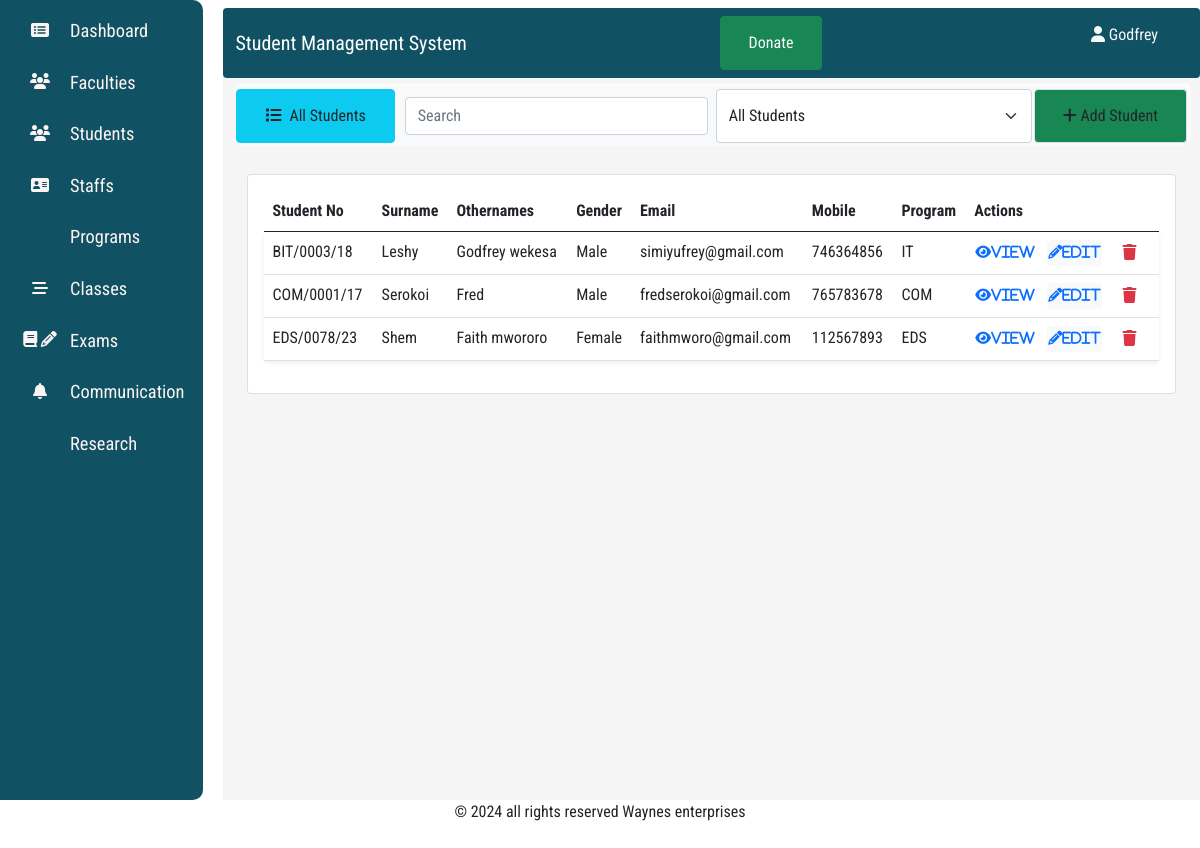
/students/all, run on the app's committed database.
### Students/models.py (models this page shows, shortened)
class Student(models.Model):
    GENDER_CHOICES=[("Male","Male"),("Female","Female")]
    student_no=models.CharField(max_length=12,unique=True)
    student_id=models.AutoField(primary_key=True)
    surname=models.CharField(max_length=30)
    othernames=models.CharField(max_length=50)
    email=models.EmailField(max_length=30)
    date_enrolled=models.DateTimeField(auto_now_add=True)
    gender=models.CharField(max_length=7,choices=GENDER_CHOICES,null=True,blank=True)
    national_id=models.PositiveIntegerField()
    phone_number=models.PositiveIntegerField(unique=True,null=True)
    image=models.FileField(upload_to="uploads",max_length=100)
    year_of_study=models.ForeignKey(to="Year",on_delete=models.SET_NULL,null=True,blank=True)
    prog_code=models.ForeignKey("Program", on_delete=models.RESTRICT)

class Program(models.Model):
    prog_code=models.CharField(max_length=10,unique=True,primary_key=True)
    prog_name=models.CharField(max_length=50)
    faculty=models.ForeignKey(to="staffs.Faculty", on_delete=models.SET_NULL, max_length=30,null=True,blank=True)
    def __str__(self):
        return f"{self.prog_code}"
    class Meta:
        ordering=['prog_name']

### Students/views.py (the view)
# urls.py: path("students/all",views.students,name="view_students"),
def students(request):
    if request.method =="POST":
        prog=request.POST['prog']
        search=request.POST['search']
        if prog =="All":
            students=Student.objects.filter((Q(surname__icontains=search) | Q(othernames__icontains=search) | Q(student_no__contains=search)))
        else:
         students=Student.objects.filter((Q(surname__icontains=search) | Q(othernames__icontains=search) | Q(student_no__contains=search)) , prog_code=prog)
        student_serialized=serializers.serialize('json',students)
        return HttpResponse(student_serialized)
    else:
        students=Student.objects.all()
        programs=Program.objects.all()
        return render(request,"students/students.html",{"students":students,"programs":programs})

### Students/templates/students/students.html (shortened to what this page needs)
{% extends "students/base.html" %}
{% block body%}
{% load static %}
<div class="container-fluid mt-2">
    <div class="bg-light w-100 rounded mb-3 d-flex justify-content-around align-items-center" style="height: 60px; box-shadow:  2px -2px 3px white">
      <div class="btn btn-info"><a href="{% url 'view_students' %}" class="nav-link text-center text-dark"><i class="me-2 fa fa-list"></i>All Students</a>
        </div>
        <div class="search col-8 col-md-flex-column">
          <div class="d-flex">
              <input type="text" id="search" name="search" placeholder="Search" class="form-control m-2">
              <select name="" class="form-select" id="course-query">
                  <option class="form-option" value="All">All Students</option>
              </select>
          </div>
      </div>
        <div class="rounded btn btn-success border width-100"><a href="{% url 'add_student' %}" class="nav-link text-center text-dark">
             <i class="fa fa-add"></i>
            Add Student</a></div>
    </div>
    <div class="row p-2">
        <div class="col-9 col-lg-12 col-md-12">
          <div class="card m-1">
            <div class="card-body d-flex">
                        {% if students %}
                        <table class="table table-responsive">
                        <thead>
                            <th>Student No</th>
                            <th>Surname</th>
                            <th>Othernames</th>
                            <th>Gender</th>
                            <th>Email</th>
                            <th>Mobile</th>
                            <th>Program</th>
                            <th>Actions</th>
                        </thead>
                        <tbody class="shadow shadow-sm rounded" id="student-data">
                        {% for student in students %}
                        <tr class="align-items-center">
                          <td>{{ student.student_no}}</td>
                            <td>{{ student.surname}}</td>
                            <td>{{ student.othernames}}</td>
                            <td>{{ student.gender}}</td>
                            <td>{{ student.email}}</td>
                            <td>{{student.phone_number}}</td>
                            <td>{{student.prog_code}}</td>
                            <td class="">
                              <button class="btn text-success p-0"  type="button"  data-bs-toggle="modal" data-bs-target="#student{{ student.phone_number }}">
                                <a href="{% url 'view_student' student.pk%}"><i class="fa fa-eye fa-sm" aria-hidden="true">view</i></a>
                              </button>
                              <button class="btn btn-light text-success p-0 mx-2"> <a href="{% url 'edit_student' student.pk %}" class=""><i class="fa fa-sm fa-pencil">edit</i></a>  </button>
                               <button class="btn text-danger  p-0 mx-2" data-bs-target="#delstudent{{student.phone_number}}" data-bs-toggle="modal"> <i class="fa fa-trash"></i></button>
                            </td>
                        </tr>
                        {%endfor %}
                    </tbody>
                    </table>
                        {% else %}
                        <div class="alert alert-info">
                            No Students Available
                        </div>
                        {% endif %}
                    </div>
                </div>
            </div>
            </div>
            </div>
        </div>
    </div>
{% endblock %}

### Students/templates/students/base.html (shortened to what this page needs)
{% load static %}
<!DOCTYPE html>
<html lang="en">
<head>
    <link rel="stylesheet" href="{% static 'css/bootstrap.min.css' %}">
    <link rel="stylesheet" href="{% static 'styles.css' %}">
    <link rel="stylesheet" href="https://cdnjs.cloudflare.com/ajax/libs/font-awesome/6.4.0/css/all.min.css" />
</head>
<body class="d-flex flex-column min-vh-100">
<div class="container-fluid m-0 p-0 wrapper">
    <div class="sidebar m-0 p-0">
        <ul class="menu1">
            <li class="menu-item">
                <a href="{% url 'index' %}" class="nav-link">
                    <div class="icon"> <i class="fa fa-list-alt" aria-hidden="true"></i></div>  <span>Dashboard</span></a>
            </li>
            <li class="menu-item">
                <a href="{% url 'view_faculty' %}" class="nav-link">
                  <div class="icon"> <i class="fa fa-users" aria-hidden="true"></i></div>  <span>Faculties</span></a>
                </li>
            <li class="menu-item">
                <a href="{% url 'view_students' %}" class="nav-link">
                  <div class="icon"> <i class="fa fa-users" aria-hidden="true"></i></div>  <span>Students</span></a>
                </li>
            <li class="menu-item">
                <a href="{% url 'staffs' %}" class="nav-link">
                    <div class="icon"><i class="fa fa-address-card" aria-hidden="true"></i></div>  <span>Staffs</span></a>
            </li>
            <li class="menu-item">
                <a href="{% url 'programs' %}" class="nav-link">
                    <span>Programs</span></a>
            </li>
            <li class="menu-item">
                <a href="{% url 'index' %}" class="nav-link">
                    <div class="icon"><i class="fa fa-stream" aria-hidden="true"></i></div>
                    <span>Classes</span></a>
            </li>
            <li class="menu-item">
                <a href="{% url 'index' %}" class="nav-link">
                    <div class="icon"><i class="fa fa-book" aria-hidden="true"></i> <i class="fa fa-pencil" aria-hidden="true"></i></div>
                    <span>Exams</span></a>
            </li>
            <li class="menu-item">
                <a href="{% url 'index' %}" class="nav-link">
                    <div class="icon"> <i class="fa fa-bell fa-large" aria-hidden="true"></i></div>
                     <span>Communication</span></a>
            </li>
            <li class="menu-item">
                <a href="{% url 'index' %}" class="nav-link">
                     <span>Research</span></a>
            </li>
        </ul>
    </div>
    <div class="mainbar mt-2">
    <nav class="navbar navbar-expand-lg  w-100 navbar-dark rounded border-dark" style="background-color: var(--bg);">
        <div class="container-fluid">
     <a href="#" class="navbar-brand">Student Management System</a>
     <div>
         <button class="btn btn-success"><a href="{% url 'payments' %}" class="nav-link text-light">Donate</a></button>
     </div>
         <ul class="settings">
             <li class="text-light"><i class="fa fa-user"></i>
                 Godfrey
         </li>
         </ul>
       </div>
  </nav>
        {% block body %}
        {% endblock %}
 <footer class="mt-auto mb-4">
    <div class="text-center">
     <span>
        &copy; <script>document.write(new Date().getFullYear())</script> all rights reserved Waynes enterprises</span>
    </div>
 </footer>
</body>
</html>

### Students/static/styles.css (style rules this page uses)
:root { --bg:rgb(16, 82, 99); --size:250px; }
.sidebar { background: var(--bg); border-top-right-radius: 10px; border-bottom-right-radius: 10px; height: 100vh; overflow: hidden; }
body { font-family: 'Roboto Condensed', sans-serif; }
.wrapper { display: flex; flex: 12; position: relative; margin-top: 100px; }
.wrapper .sidebar { width: var(--size); margin-left: 20px; transition: all 0.5s ease; }
.wrapper .mainbar { width: 100%; margin-left: 20px; background-color: whitesmoke; }
.sidebar .menu1 { margin-top: 10px; width: 100%; list-style: none; padding-left: 0; position: relative; }
.sidebar .menu1 .menu-item { width: 100%; margin-top: 10px; position: relative; padding: 0; }
.sidebar .menu1 .menu-item a span { font-size: 1.15em; font-family: 'Roboto Condensed', sans-serif; }
.sidebar .menu1 .menu-item a { text-decoration: none; display: flex; justify-content: space-between; color: rgb(252, 243, 243); padding: 7px 10px; align-items: center; }
.sidebar .menu1 .menu-item a { display: inline-flex; white-space: nowrap; overflow: hidden; }
.sidebar .menu1 .menu-item a .icon { justify-content: center; min-width: 60px; padding: 0; align-items: center; text-align: center; }
.sidebar .menu1 .menu-item a span { text-align: center; align-items: start; }
.settings { width: auto; list-style: none; margin-right: 30px; }
.settings li { position: relative; cursor: pointer; }

### data on the page
Student: student_no "BIT/0003/18", surname "Leshy", othernames "Godfrey wekesa", gender "Male", email "simiyufrey@gmail.com", phone_number "746364856", prog_code "IT"
Student: student_no "COM/0001/17", surname "Serokoi", othernames "Fred", gender "Male", email "fredserokoi@gmail.com", phone_number "765783678", prog_code "COM"
Student: student_no "EDS/0078/23", surname "Shem", othernames "Faith mwororo", gender "Female", email "faithmworo@gmail.com", phone_number "112567893", prog_code "EDS"
